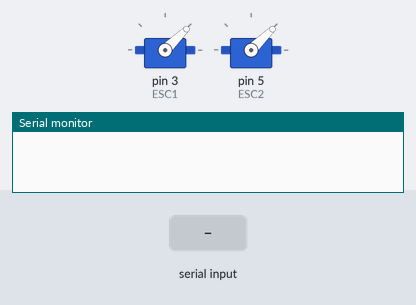
A sketch run on a simulated Arduino Uno, built with avr-gcc and run on an emulated ATmega328P. Shown: 2 × servo, the last lines printed to the serial monitor. The test bench sets the inputs (shaded band).

Above: at 2.2 s.
2.3 s: "200\n" received over Serial
At 3.1 s:
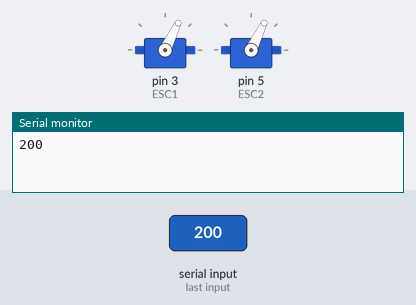
4.8 s: "90,45\n" received over Serial
At 6.3 s:
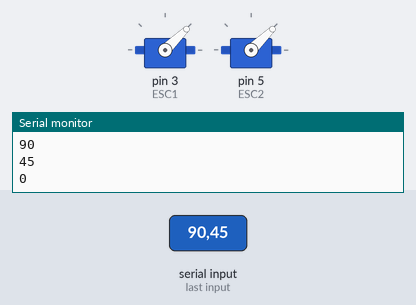
Timing chart, 0 to 7.8 s (numbered marks = the images above; inputs shaded):
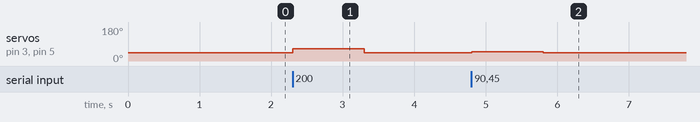

The sketch:

Dual_ESC_Test.ino
```cpp
// Simple ESC tester program to verify operation
// and operating range of new ESC/Motor pairs

#include <Servo.h>

Servo ESC1, ESC2;
int speed = 0;

void arm(){
  setSpeed(0); //Sets speed variable
  delay(1000);
}

void setSpeed(int input_speed){
  int us = map(input_speed, 0, 1000, 1000, 2000); //Sets servo positions to different speed
  ESC1.writeMicroseconds(us);
  ESC2.writeMicroseconds(us);
}

void setup() {
  Serial.begin(9600);
  ESC1.attach(3); //Adds ESC to certain pin.
  ESC2.attach(5); //Adds ESC to certain pin.
  arm();
}

void loop() {
  if (Serial.available()) {
    speed = Serial.parseInt();
    Serial.println(speed);
    setSpeed(speed);
  }
}
```

Measured:
- after the input at 2.3 s, servo on pin 3 (ESC1), servo on pin 5 (ESC2): 44° → 64° at once, → 44° 1.0 s later
- after the input at 4.8 s, servo on pin 3 (ESC1), servo on pin 5 (ESC2): 44° → 49° at once, → 44° 1.0 s later
